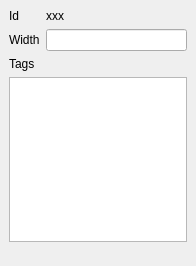
<ui version="4.0" >
 <class>WayProperties</class>
 <widget class="QWidget" name="WayProperties" >
  <property name="geometry" >
   <rect>
    <x>0</x>
    <y>0</y>
    <width>196</width>
    <height>266</height>
   </rect>
  </property>
  <property name="windowTitle" >
   <string>Way</string>
  </property>
  <layout class="QVBoxLayout" >
   <property name="margin" >
    <number>9</number>
   </property>
   <property name="spacing" >
    <number>6</number>
   </property>
   <item>
    <layout class="QGridLayout" >
     <property name="margin" >
      <number>0</number>
     </property>
     <property name="spacing" >
      <number>6</number>
     </property>
     <item row="0" column="1" >
      <widget class="QLabel" name="Id" >
       <property name="text" >
        <string>xxx</string>
       </property>
      </widget>
     </item>
     <item row="1" column="1" >
      <widget class="QLineEdit" name="Width" />
     </item>
     <item row="0" column="0" >
      <widget class="QLabel" name="label_2" >
       <property name="text" >
        <string>Id</string>
       </property>
      </widget>
     </item>
     <item row="1" column="0" >
      <widget class="QLabel" name="label" >
       <property name="text" >
        <string>Width</string>
       </property>
      </widget>
     </item>
    </layout>
   </item>
   <item>
    <widget class="QLabel" name="label_3" >
     <property name="text" >
      <string>Tags</string>
     </property>
    </widget>
   </item>
   <item>
    <widget class="QTableView" name="TagView" />
   </item>
   <item>
    <spacer>
     <property name="orientation" >
      <enum>Qt::Vertical</enum>
     </property>
     <property name="sizeHint" >
      <size>
       <width>20</width>
       <height>41</height>
      </size>
     </property>
    </spacer>
   </item>
  </layout>
 </widget>
 <resources/>
 <connections/>
</ui>
